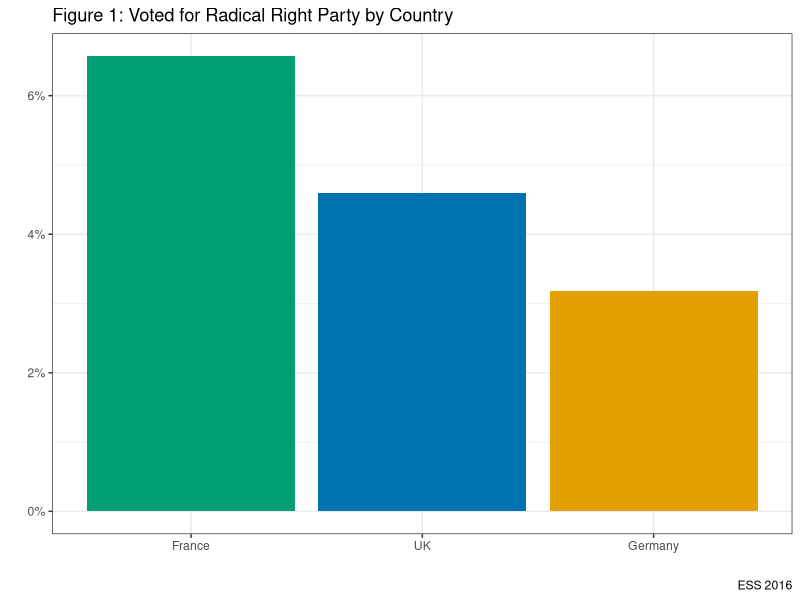
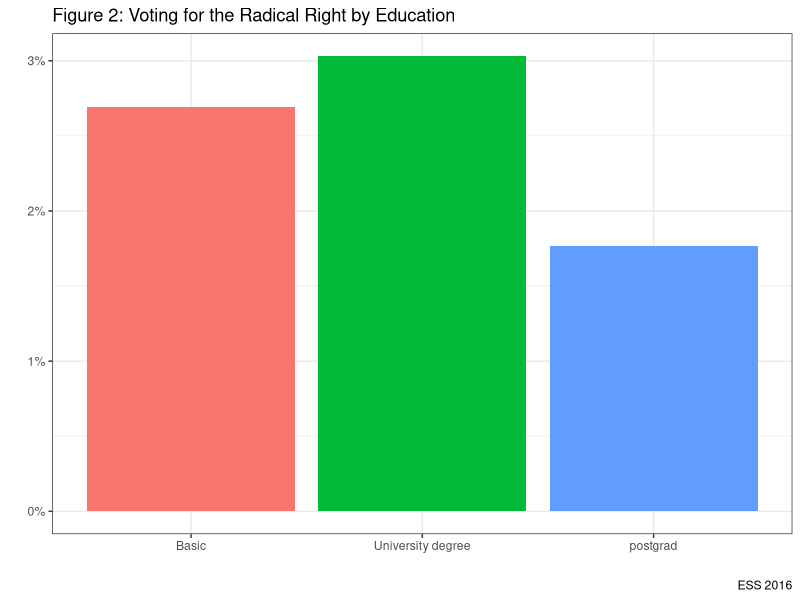
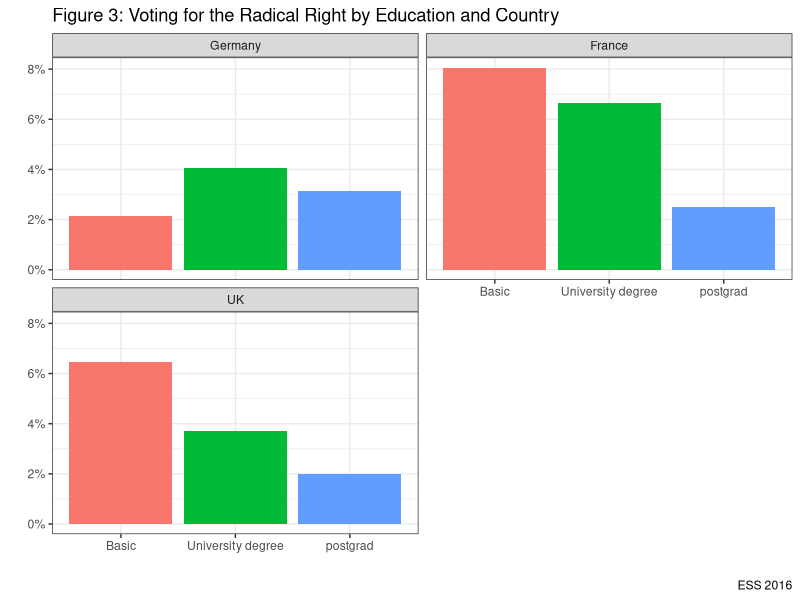
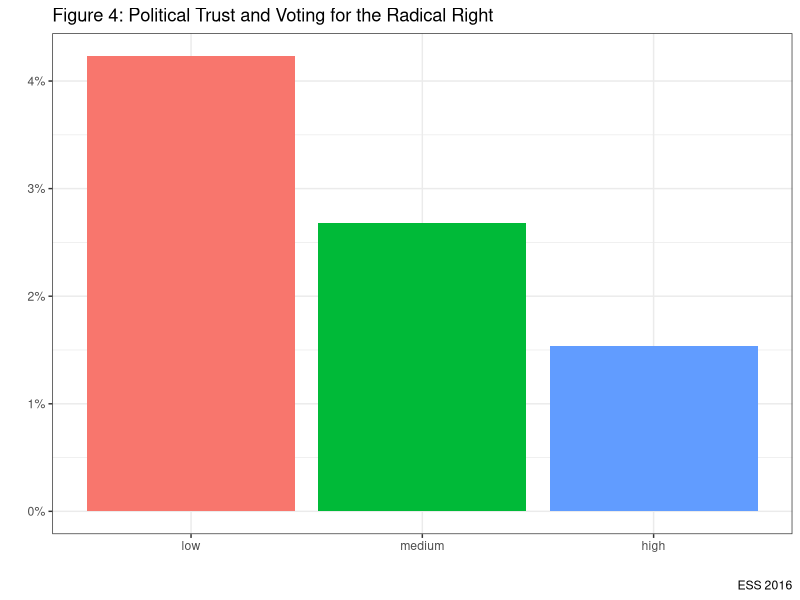
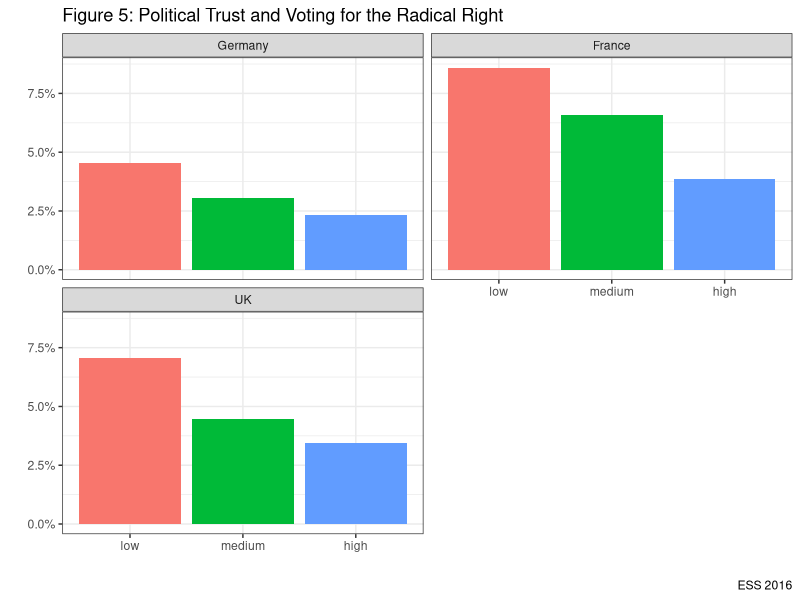
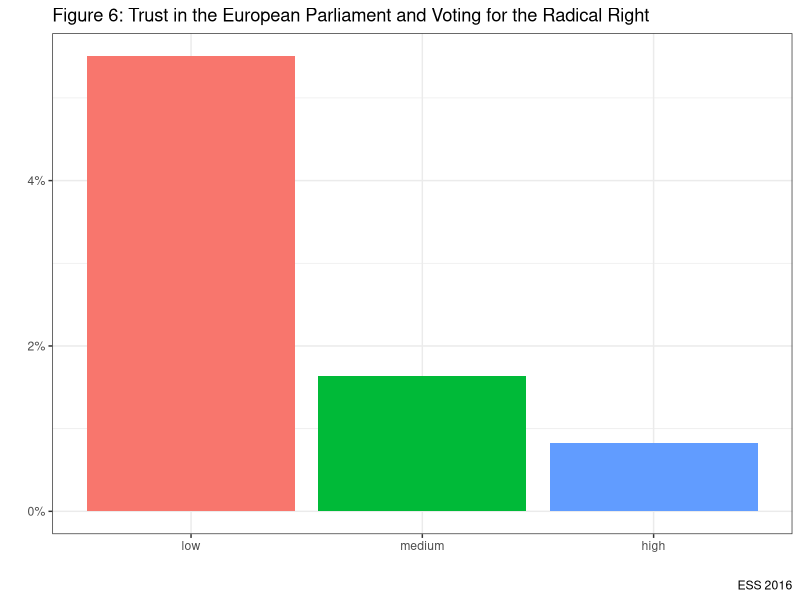
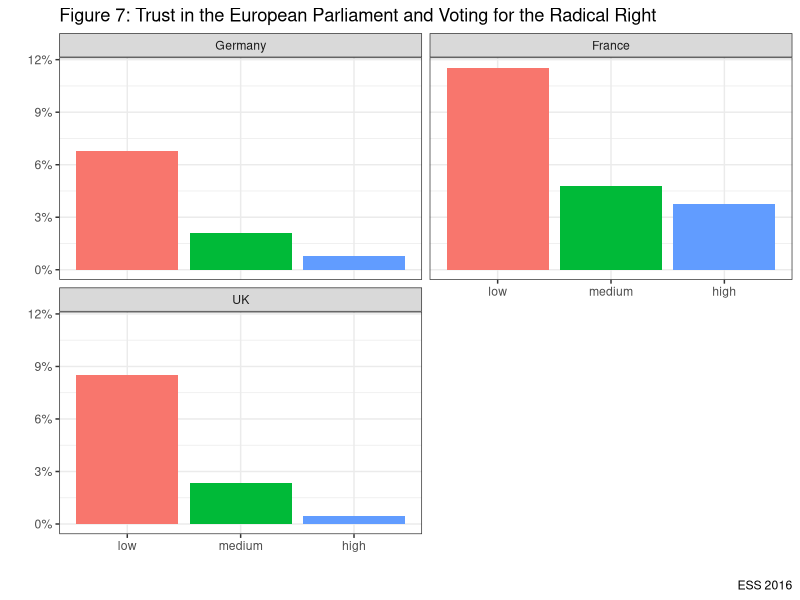

The R source for these figures, in order:
# In the lecture, we introduced theories about who votes for the radical right

# In this lab, we're going to test some aspects of those theories with evidence from the ESS

ESS <- foreign::read.dta("data/ESS.dta", convert.factors=TRUE)
attach(ESS)
library(tidyverse)
options(warn = -1)

ESS %>% filter(!is.na(rright)) %>% count(rright) %>%
  mutate("%" = round(n/sum(n) * 100, digits=1)) %>%
  knitr::kable("pandoc", caption = "Voted for the Radical Right in European Democracies",
               col.names = c('Voted Radical Right', 'N', '%'), align="lccc")

#How does this vary by country?#

ESS %>% group_by(cntry) %>% filter(!is.na(rright)) %>%
     count(rright) %>% mutate("%" = round(n/sum(n) * 100, digits=1)) %>% filter(!rright =="no") %>% 
     knitr::kable("pandoc", caption = "Comparing Voting for Radical Right in European Democracies",
     col.names = c('Country', 'Voted Radical Right', 'N', '%'), align="cccc")


# Let's graph this to make the findings stand out a bit better

ESS %>% group_by(cntry) %>% filter(!is.na(rright)) %>%
  count(rright) %>% mutate(prop=prop.table(n*100)) %>%
  filter(!rright=="no") %>%
  ggplot(aes(x=reorder(cntry, -prop), y=prop, fill=cntry)) +
  geom_bar(stat="identity")+
  scale_fill_manual(values=c("#E69F00", "#009E73", "#0072B2"))+
  labs(x="", y="", title="Figure 1: Voted for Radical Right Party by Country", caption="ESS 2016")+
  scale_y_continuous(labels=scales::percent)+
  theme_bw()+
  guides(fill=FALSE)


# What is the age profile of voters for the radical right?

a <- ESS %>% filter(cntry %in% c("Germany", "France", "UK")) %>% 
             group_by(cntry) %>% 
             summarise(mean= mean(age, na.rm=T))
b <- ESS %>% filter(cntry %in% c("Germany", "France", "UK")) %>%
             group_by(cntry, rright) %>% summarise(avg_age_vt_rr= mean(age, na.rm=T)) %>% 
             filter(!is.na(rright), !rright=="no")

left_join(a, b, by = "cntry") %>% select(-rright) %>%
          knitr::kable("pandoc", caption = "Average Age of Population and Voters of Radical Right Parties in European Democracies",
          col.names = c('Country', 'Average Age Population', 'Average Age Voter Radical Right Party'), digits =1, align="cccc")

# What does this tell us about the age profile of voters for radical right parties?



# Let's look at the gender profile of radical right voters


c <- ESS %>% filter(cntry %in% c("Germany", "France", "UK")) %>%
  group_by(cntry) %>%
  count(gender) %>%
  mutate(perc_pop=n/sum(n)*100)


d <- ESS %>% filter(cntry %in% c("Germany", "France", "UK")) %>%
  filter(!is.na(rright)) %>%
  group_by(cntry, gender) %>% 
  filter(!rright=="no") %>% count(rright) %>% 
  group_by(cntry) %>% 
  mutate(perc_vt_pp=n/sum(n)*100) %>% 
  select(-rright)

left_join(c, d, by=c("cntry", "gender")) %>% select(-n.x, -n.y) %>%
  knitr::kable("pandoc", caption = "Gender Balance in Population and Voters of Radical Right Parties in European Democracies",
               col.names = c('Country', 'Gender', 'Percentage Population', 'Percentage Voter of Radical Right Political Party'),
               digits =1, align="cccc") %>% print()

rm(a,b,c,d)


#Let's look at Education

ESS %>% group_by(educat) %>% filter(!is.na(rright), !is.na(educat)) %>%
  count(rright) %>% mutate(prop=prop.table(n*100)) %>%
  filter(!rright=="no") %>%
  ggplot(aes(x=educat, y=prop, fill=educat)) +
  geom_bar(stat="identity")+
  labs(x="", y="", title="Figure 2: Voting for the Radical Right by Education", caption="ESS 2016")+
  scale_y_continuous(labels=scales::percent)+
  theme_bw()+
  guides(fill=FALSE)

ESS %>% group_by(educat, cntry) %>% filter(!is.na(rright), !is.na(educat)) %>%
  count(rright) %>% mutate(prop=prop.table(n*100)) %>%
  filter(!rright=="no") %>%
  ggplot(aes(x=educat, y=prop, fill=educat)) +
  geom_bar(stat="identity")+
  facet_wrap(~cntry, nrow=2)+
  labs(x="", y="", title="Figure 3: Voting for the Radical Right by Education and Country", caption="ESS 2016")+
  scale_y_continuous(labels=scales::percent)+
  theme_bw()+
  guides(fill=FALSE)

#Let's look at what voters of the radical right think about government?

#Do voters of the radical right trust government?

ESS %>% group_by(ptrust) %>% filter(!is.na(rright), !is.na(ptrust)) %>%
  count(rright) %>% mutate(prop=prop.table(n*100)) %>%
  filter(!rright=="no") %>%
  ggplot(aes(x=ptrust, y=prop, fill=ptrust)) +
  geom_bar(stat="identity")+
  labs(x="", y="", title="Figure 4: Political Trust and Voting for the Radical Right", caption="ESS 2016")+
  scale_y_continuous(labels=scales::percent)+
  theme_bw()+
  guides(fill=FALSE)

ESS %>% group_by(ptrust, cntry) %>% filter(!is.na(rright), !is.na(ptrust)) %>%
  count(rright) %>% mutate(prop=prop.table(n*100)) %>%
  filter(!rright=="no") %>%
  ggplot(aes(x=ptrust, y=prop, fill=ptrust)) +
  geom_bar(stat="identity")+
  facet_wrap(~cntry, nrow=2)+
  labs(x="", y="", title="Figure 5: Political Trust and Voting for the Radical Right", caption="ESS 2016")+
  scale_y_continuous(labels=scales::percent)+
  theme_bw()+
  guides(fill=FALSE)


# Trust in European Parliament

ESS %>% group_by(tr_ep) %>% filter(!is.na(rright), !is.na(tr_ep)) %>%
  count(rright) %>% mutate(prop=prop.table(n*100)) %>%
  filter(!rright=="no") %>%
  ggplot(aes(x=tr_ep, y=prop, fill=tr_ep)) +
  geom_bar(stat="identity")+
  labs(x="", y="", title="Figure 6: Trust in the European Parliament and Voting for the Radical Right", caption="ESS 2016")+
  scale_y_continuous(labels=scales::percent)+
  theme_bw()+
  guides(fill=FALSE)

ESS %>% group_by(tr_ep, cntry) %>% filter(!is.na(rright), !is.na(tr_ep)) %>%
  count(rright) %>% mutate(prop=prop.table(n*100)) %>%
  filter(!rright=="no") %>%
  ggplot(aes(x=tr_ep, y=prop, fill=tr_ep)) +
  geom_bar(stat="identity")+
  facet_wrap(~cntry, nrow=2)+
  labs(x="", y="", title="Figure 7: Trust in the European Parliament and Voting for the Radical Right", caption="ESS 2016")+
  scale_y_continuous(labels=scales::percent)+
  theme_bw()+
  guides(fill=FALSE)

# What can we conclude about voters for the radical right?
